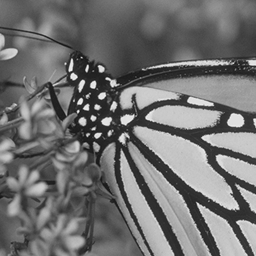
%> input picture data/Monarch_full.tif, 256 x 256 px; its folder holds only this picture in this run
$ octave denoise_block.m   (GNU Octave 9; MATLAB toolbox functions it lacks are replaced by stand-ins)
%> lines starting %> are read from the running program, lines starting %| are printed output that depends on the picture; in (x1, y1, x2, y2) boxes, pixels count from 0 and x2, y2 are one past the last pixel; in counts of white or black regions, pixels touching at a corner belong together; the program's own positions count from 1
### utils/read_images.m
function [imgs, nb_imgs] = read_images()
% -- Read the images from the folder data
% -- Return a cell with names of images in the folder.
% -- [imgs, nb_imgs] = read_images()
% -- Output :
% --        imgs : paths of thes images in the folder data <cell>
% --        nb_imgs : nomber of images in the folder data

    doc_img = [pwd,'/','data'];
    img = dir(doc_img);
    nb_img = length(img);
    imgs = cell(nb_img-2,1);
    for ii=3:nb_img
        imgs{ii-2} = [doc_img,'/',img(ii).name];
    end
    nb_imgs = length(imgs);
end

### utils/crop.m
function M = crop(M,n,c)
%> called with n = 128

% crop - crop an image to reduce its size
%
%   M = crop(M,n,c);
%
%   n is the new size of the image
%   c is the center of the grop
%
%   Copyright (c) 2007 Gabriel Peyr?

n0 = size(M);
%> n0 = [256 256]

if nargin<2
    n = round( n0(1:2)/2 );
end
if nargin<3 || isempty(c)
    c = round( n0(1:2)/2 );
%> c = [128 128]
end

if isempty(n)
    return;
end

if length(n)==1
    n = [n n];
end
if length(c)==1
    c = [c c];
end

c = round(c);


selx = c(1)-ceil(n(1)/2)+1:c(1)+floor(n(1)/2);
%> selx = 128 values from 65 to 192
sely = c(2)-ceil(n(2)/2)+1:c(2)+floor(n(2)/2);
%> sely = 128 values from 65 to 192

selx(selx<1) = [];
selx(selx>n0(1)) = [];
sely(sely<1) = [];
sely(sely>n0(2)) = [];

M = M(selx,sely,:);
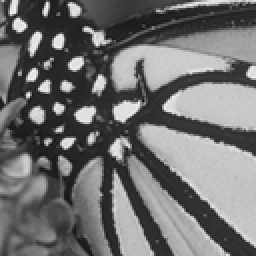
%> M: size 128x128 double (shown 2 times larger); min 19, max 243, mean 112.3

### utils/generate_indices.m
function [ind_d, ind_c] =  generate_indices(img, k)
%> called with k = 2

% -- initialise the dim of Click to 2
if(nargin < 2)
    k = 2;
end
% -- reshaping the dimension of The Image
if(mod(numel(img), (k^2)))
   img = img(1:end-1,1:end-1);
end
% --  instruction temporaire !!
% if(k~=2)
%     k =2;
% end

img = matrix2index(img);
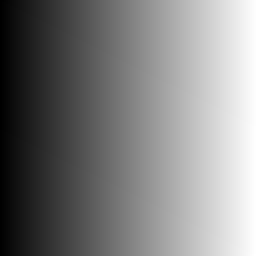
%> img: size 128x128 double (shown 2 times larger); min 1, max 16384, mean 8192.5; drawn with min black and max white
temp_D_in = reshape(img, [numel(img) 1]);
% --
ind_c = cell(1,k*k);
ind_d = cell(1,k*k);
for cas = 1:(k*k)
    switch k
        case 2
            imgc = reshapeImage_2x2(img, cas);
        case 3
            imgc = reshapeImage_3x3(img, cas);
        case 4
            imgc = reshapeImage_4x4(img, cas);
        case 5
            imgc = reshapeImage_2x2(img, cas);
    end
ind = 0;
[row, col] = size(imgc);
    for i=1:k:row-1
        for j=1:k:col-1
            ind = [ind; reshape(imgc((i:i+1),(j:j+1)),4,1)];
        end
    end
    ind_c{cas} = ind(ind>0);
    temp = temp_D_in;
    temp(ind_c{cas}) = [];
    ind_d{cas} = temp;
end
%> after the loop, ind_c = 4 items; ind_d = 4 items; temp = 508 values from 1 to 16384
end


% -- Block Size 2x2
function [imgc] = reshapeImage_2x2(img, stat)
switch stat
    case 1
        imgc = img;
    case 2
        imgc = img(:,2:end-1);
    case 3
        imgc = img(2:end-1,:);
    case 4
        imgc = img(2:end-1,2:end-1);
end
end


%-- Pour des click 3x3
% [22 lines left out: function reshapeImage_3x3, not called in this run]


%-- Pour des click 4x4
% [36 lines left out: function reshapeImage_4x4, not called in this run]


% %-- Pour des click 3x3
% function imgc = reshapeImage_3x3(img, stat)
% switch stat
%     case 1
%         imgc = img;
%     case 2
%         imgc = img(:,2:end-1);
%     case 3
%         imgc = img(:,3:end-2);
%     case 4
%         imgc = img(2:end-1,:);
%     case 5
%         imgc = img(2:end-1,2:end-1);
%     case 6
%         imgc = img(2:end-1,3:end-2);
%     case 8
%         imgc = img(3:end-2,:);
%     case 8
%         imgc = img(3:end-2,2:end-1);
%     case 9
%         imgc = img(3:end-2,3:end-2);
% end
% end

### utils/laplacian_freq_response.m
function lF = laplacian_freq_response(s1, s2)
% LAPLACIAN_FREQ_RESPONSE: FFT2 OF NABLA^T NABLA.
%
%  laplacian_freq_response(s1, s2)
%     s1: number of rows
%     s2: number of columns

delta = zeros(s1, s2);
delta(1) = 1;
opt.bound = 'per';
imp_lap = -div(grad(delta, opt), opt); % impulse response of the laplacian filter
lF = fft2(imp_lap);          % eignevalues of the laplacian

### utils/grad.m
function [fx,fy,fz] = grad(M, options)

% grad - gradient, forward differences
%
%   [gx,gy] = grad(M, options);
% or
%   g = grad(M, options);
%
%   options.bound = 'per' or 'sym'
%   options.order = 1 (backward differences)
%                 = 2 (centered differences)
%
%   Works also for 3D array.
%   Assme that the function is evenly sampled with sampling step 1.
%
%   See also: div.
%
%   Copyright (c) Gabriel Peyre


options.null = 0;
bound = getoptions(options, 'bound', 'sym');
order = getoptions(options, 'order', 1);


% retrieve number of dimensions
nbdims = 2;
if size(M,1)==1 || size(M,2)==1
    nbdims = 1;
end
if size(M,1)>1 && size(M,2)>1 && size(M,3)>1
    nbdims = 3;
end


if strcmp(bound, 'sym')
    if order==1
        fx = M([2:end end],:,:)-M;
    else
        fx = ( M([2:end end],:,:)-M([1 1:end-1],:,:) )/2;
        % boundary
        fx(1,:,:) = M(2,:,:)-M(1,:,:);
        fx(end,:,:) = M(end,:,:)-M(end-1,:,:);
    end
    if nbdims>=2
        if order==1
            fy = M(:,[2:end end],:)-M;
        else
            fy = ( M(:,[2:end end],:)-M(:,[1 1:end-1],:) )/2;
            % boundary
            fy(:,1,:) = M(:,2,:)-M(:,1,:);
            fy(:,end,:) = M(:,end,:)-M(:,end-1,:);
        end
    end
    if nbdims>=3
        if order==1
            fz = M(:,:,[2:end end])-M;
        else
            fz = ( M(:,:,[2:end end])-M(:,:,[1 1:end-1]) )/2;
            % boundary
            fz(:,:,1) = M(:,:,2)-M(:,:,1);
            fz(:,:,end) = M(:,:,end)-M(:,:,end-1);
        end
    end
else
    if order==1
        fx = M([2:end 1],:,:)-M;
    else
        fx = ( M([2:end 1],:,:)-M([end 1:end-1],:,:) )/2;
    end
    if nbdims>=2
        if order==1
            fy = M(:,[2:end 1],:)-M;
        else
            fy = ( M(:,[2:end 1],:)-M(:,[end 1:end-1],:) )/2;
        end
    end
    if nbdims>=3
        if order==1
            fz = M(:,:,[2:end 1])-M;
        else
            fz = ( M(:,:,[2:end 1])-M(:,:,[end 1:end-1]) )/2;
        end
    end
end

if nargout==1
    if nbdims==2
        fx = cat(3,fx,fy);
    elseif nbdims==3
        fx = cat(4,fx,fy,fz);
    end
end

### utils/div.m
function fd = div(Px,Py, options)

% div - divergence operator
%
%	fd = div(Px,Py, options);
%	fd = div(P, options);
%
%   options.bound = 'per' or 'sym'
%   options.order = 1 (backward differences)
%                 = 2 (centered differences)
%
%   Note that the -div and grad operator are adjoint
%   of each other such that
%       <grad(f),g>=<f,-div(g)>
%
%   See also: grad.
%
%	Copyright (c) 2007 Gabriel Peyre

% retrieve number of dimensions
nbdims = 2;
if size(Px,1)==1 || size(Px,2)==1
    nbdims = 1;
end
if size(Px,3)>1
	if nargin>1
		options = Py;
        clear Py;
    end
    if size(Px,4)<=1
        Py = Px(:,:,2);
        Px = Px(:,:,1);
    else
        Pz = Px(:,:,:,3);
        Py = Px(:,:,:,2);
        Px = Px(:,:,:,1);
        nbdims = 3;
    end
end

options.null = 0;
bound = getoptions(options, 'bound', 'sym');
order = getoptions(options, 'order', 1);

if strcmp(bound, 'sym')
    if order==1
        fx = Px-Px([1 1:end-1],:,:);
        fx(1,:,:)   = Px(1,:,:);        % boundary
        fx(end,:,:) = -Px(end-1,:,:);
        if nbdims>=2
            fy = Py-Py(:,[1 1:end-1],:);
            fy(:,1,:)   = Py(:,1,:);    % boundary
            fy(:,end,:) = -Py(:,end-1,:);
        end
        if nbdims>=3
            fz = Pz-Pz(:,:,[1 1:end-1]);
            fz(:,:,1)   = Pz(:,:,1);    % boundary
            fz(:,:,end) = -Pz(:,:,end-1);
        end
    else
        fx = (Px([2:end end],:,:)-Px([1 1:end-1],:,:))/2;
        fx(1,:,:)   = +Px(2,:,:)/2+Px(1,:,:);   % boundary
        fx(2,:,:)   = +Px(3,:,:)/2-Px(1,:,:);
        fx(end,:,:) = -Px(end,:,:)-Px(end-1,:,:)/2;
        fx(end-1,:,:) = Px(end,:,:)-Px(end-2,:,:)/2;
        if nbdims>=2
            fy = (Py(:,[2:end end],:)-Py(:,[1 1:end-1],:))/2;
            fy(:,1,:)   = +Py(:,2,:)/2+Py(:,1,:);
            fy(:,2,:)   = +Py(:,3,:)/2-Py(:,1,:);
            fy(:,end,:) = -Py(:,end,:)-Py(:,end-1,:)/2;
            fy(:,end-1,:) = Py(:,end,:)-Py(:,end-2,:)/2;
        end
        if nbdims>=3
            fz = (Pz(:,:,[2:end end])-Pz(:,:,[1 1:end-1]))/2;
            fz(:,:,1)   = +Pz(:,:,2)/2+Pz(:,:,1);   % boundary
            fz(:,:,2)   = +Pz(:,:,3)/2-Pz(:,:,1);
            fz(:,:,end) = -Pz(:,:,end)-Pz(:,:,end-1)/2;
            fz(:,:,end-1) = Pz(:,:,end)-Pz(:,:,end-2)/2;
        end
    end
else
    if order==1
        fx = Px-Px([end 1:end-1],:,:);
        if nbdims>=2
            fy = Py-Py(:,[end 1:end-1],:);
        end
        if nbdims>=3
            fz = Pz-Pz(:,:,[end 1:end-1]);
        end
    else
        fx = (Px([2:end 1],:,:)-Px([end 1:end-1],:,:))/2;
        if nbdims>=2
            fy = (Py(:,[2:end 1],:)-Py(:,[end 1:end-1],:))/2;
        end
        if nbdims>=3
            fz = (Pz(:,:,[2:end 1])-Pz(:,:,[end 1:end-1]))/2;
        end
    end
end

% gather result
if nbdims==3
    fd = fx+fy+fz;
elseif nbdims==2
    fd = fx+fy;
else
    fd = fx;
end

### algos/prox_trace_norm.m
function g = prox_trace_norm(f,lambda)

% computes prox_{\lambda \|.\|_*}(f) by thresholding singular
% values


    % if a==1
    %     %% V1
    %     [U,S,V] = svd(f);
    %     S_thresh = max(S-lambda,0);
    %     g = U*S_thresh*V';
    %
    % elseif a==2

        %% V2 : economy size
        % %% 23/04/2014

        [U,S,V] = svd(f,'econ');
        %[U,S,V] = svd(squeeze(f),'econ');
        S_thresh = max(S-lambda,0);
        g = U*S_thresh*V';


    % [14 lines of commented-out code are left out]


    end

### utils/getoptions.m
function v = getoptions(options, name, v, mendatory)

% [11 lines of commented-out code are left out]

if nargin<3
    error('Not enough arguments.');
end
if nargin<4
    mendatory = 0;
end

if isfield(options, name)
    v = eval(['options.' name ';']);
elseif mendatory
    error(['You have to provide options.' name '.']);
end

### utils/matrix2index.m
function mat_ind = matrix2index(mat)
% -----------------------------------------
% -- Function to convert matrix element
% -- to matrix indices : matrix2index(mat)
% -- Parametres :
% --       intput :
% --            mat : matrix
% --       output :
% --            mat_ind : matrix of indices
% -- Example :
% -- A =
% --    2.3858    2.3894    2.1497
% --    2.8665    2.2850    2.8943
% --    2.7239    2.0601    2.3087
% -----------------------------------------
% -- ind_ =
% --     1     4     7
% --     2     5     8
% --     3     6     9
% -----------------------------------------
% -- Author : El Houcine Latif 2017
% -----------------------------------------
    mat_ind = reshape(1:numel(mat), size(mat,1), size(mat,2));
end

### denoise_block.m
% function [f, nrj, psnrs] = denoise_block(f0, lambda, nb_iter, tol, plot_t)
% --------------------------------------------------------------------
% Check : DENOISES A 2D IMAGE
%
%     f0: noisy image
%     lambda: multiplies l2 fidelity term
%     nb_iter: maximum number of iterations
%     tol: tolerance
%     plot_t: boolean to display or not the intermediate images
% -------------------------------------------------------------------

clc;

k = 4; % because we are working with 2x2 blocks
nu = 10; % à modifier de pour nu > 0
zeta = 1.99; % à modifier pour 0 > zeta > 2
% lambdas = linspace(0.1,1,10);
% stdRange = linspace(15,25,3);
lambdas = [ 0.1 0.2 0.3 0.4 ];%linspace(0.2,0.6,3);
stdRange = 15;
N = length(lambdas);
opt.bound = 'per';

tol = 1e-6;
plot_t = 0;
nb_iter = 10;

[imgs, nbr_img] = read_images();
nrj = zeros(1, nb_iter);
% [4 lines of commented-out code are left out]
psnr_i = zeros(1,3);
ssimval = zeros(1,3);


psnrs = cell(1, N);
psnrs_mean = zeros(1,N);
ssim_value = cell(1,N);
lambda_op = zeros(1,length(stdRange));

svd_handle = @(x) prox_trace_norm(x.data,nu);

if(~exist([pwd,'/results']))
    mkdir('./results');
end

fprintf('Running denosing by Block ... \n');
kk = 1;

for std = stdRange
    jj = 1;
    for lambda = lambdas
        fprintf('Sigma = %g, \t lambda = %.2f\n',std ,lambda);
        fprintf('PSNR \t SSIM\n');
        for im =1:3%nbr_img
            I = double(imread(imgs{im}));
            I = crop(I,128); % A remettre au 128
            % -- Les indices des Cliques ---
            [indD, indC] = generate_indices(I,sqrt(k));
%> indD = 4 items; indC = 4 items
            %
            f0  = I + std*randn(size(I,1), size(I,2));
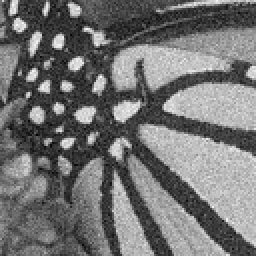
%> f0: size 128x128 double (shown 2 times larger); min -21.47, max 274, mean 112.2; drawn with min black and max white
            lF = 1 + k*laplacian_freq_response(size(f0,1), size(f0,2));
%> in laplacian_freq_response, `delta(1) = 1;`:
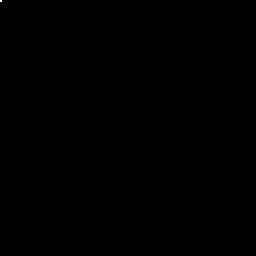
%> delta: size 128x128 double (shown 2 times larger); values 0 (black) and 1 (white), 0.01% white in thin lines or dots, all inside (x1, y1, x2, y2) = (0, 0, 1, 1)
            g  =   f0;
            f  =   f0;
            q1 =   grad(f0);
%> in grad (call 2), `fx = M([2:end end],:,:)-M;`:
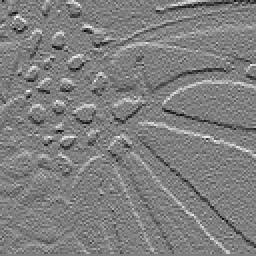
%> fx: size 128x128 double (shown 2 times larger); min -171.6, max 171.2, mean 0.1; drawn with min black and max white
%> the run ends on the next line
